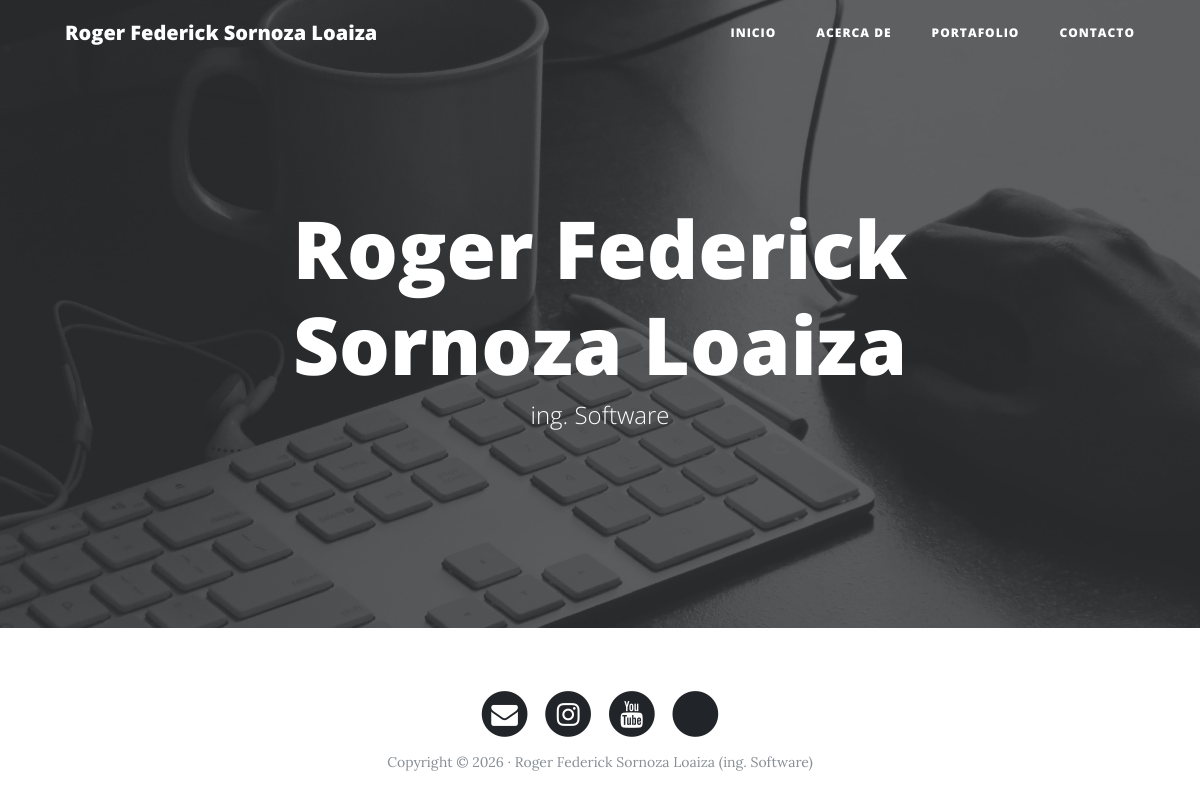
The page / on the database its author committed.
### core/models.py (models this page shows, shortened)
class Persona(models.Model):
    nombres = models.CharField(max_length=100, verbose_name="Nombres")
    apellidos = models.CharField(max_length=100, verbose_name="Apellidos")
    direccion = models.CharField(max_length=200, verbose_name="Dirección")
    telefono = models.CharField(max_length=20, verbose_name="Teléfono")
    titulo_academico = models.CharField(max_length=150, verbose_name="Título académico")
    biografia = models.TextField(verbose_name="Biografía")
    correo_electronico = models.EmailField(verbose_name="Correo electrónico")
    dedicacion = models.CharField(max_length=100, verbose_name="Dedicación Persona")
    class Meta:
        verbose_name = "Persona"
        verbose_name_plural = "Personas"

### core/views.py (the view)
# urls.py: 2. Add a URL to urlpatterns:  path('', views.home, name='home')
def home(request):
    return render(request, template_name='core/home.html', context={'persona': obtener_persona()})

### core/views.py (called while the page is built)
def obtener_persona():
    return Persona.objects.first()

### core/templates/core/home.html (shortened to what this page needs)
{% extends "core/base.html" %}
{% load static %}

### core/templates/core/base.html (shortened to what this page needs)
<!DOCTYPE html>
<html lang="es">
<head>
    {% load static %}
    <link href="{% static 'core/vendor/bootstrap/css/bootstrap.min.css' %}" rel="stylesheet">
    <link href="{% static 'core/vendor/font-awesome/css/font-awesome.min.css' %}" rel="stylesheet" type="text/css">
    <link href="{% static 'core/css/clean-blog.min.css' %}" rel="stylesheet">
</head>
<body>
    <nav class="navbar navbar-expand-lg navbar-light fixed-top" id="mainNav">
        <div class="container">
            <a class="navbar-brand" href="{% url 'home' %}">{{ persona.nombres }} {{ persona.apellidos }}</a>
            <div class="collapse navbar-collapse" id="navbarResponsive">
              <ul class="navbar-nav ml-auto">
                <li class="nav-item">
                  <a class="nav-link" href="{% url 'home' %}">Inicio</a>
                </li>
                <li class="nav-item">
                  <a class="nav-link" href="{% url 'about' %}">Acerca de</a>
                </li>
                <li class="nav-item">
                  <a class="nav-link" href="{% url 'portafolio' %}">Portafolio</a>
                </li>
                <li class="nav-item">
                  <a class="nav-link" href="{% url 'contacto' %}">Contacto</a>
                </li>
              </ul>
            </div>
          </div>
    </nav>
    <header class="masthead" style="background-image: url('{% block header_image %}{% static 'core/img/home-bg.jpg' %}{% endblock %}')">
      <div class="overlay"></div>
      <div class="container">
        <div class="row">
          <div class="col-lg-8 col-md-10 mx-auto">
            <div class="site-heading">
              <h1>{% block header_title %}{{ persona.nombres }} {{ persona.apellidos }}{% endblock %}</h1>
              <span class="subheading">{% block header_subtitle %}{{ persona.titulo_academico }}{% endblock %}</span>
            </div>
          </div>
        </div>
      </div>
    </header>
    <footer>
        <div class="container">
            <div class="row">
                <div class="col-lg-8 col-md-10 mx-auto">
                    <ul class="list-inline text-center">
                        <li class="list-inline-item">
                            <a href="mailto:{{ persona.correo_electronico }}">
                                <span class="fa-stack fa-lg">
                                    <i class="fa fa-circle fa-stack-2x"></i>
                                    <i class="fa fa-envelope fa-stack-1x fa-inverse"></i>
                                </span>
                            </a>
                        </li>
                        <li class="list-inline-item">
                            <a href="https://www.instagram.com/roger_sor1216/">
                               <span class="fa-stack fa-lg">
                    <i class="fa fa-circle fa-stack-2x"></i>
                    <i class="fa fa-instagram fa-stack-1x fa-inverse"></i>
                                </span>
                            </a>
                        </li>
                        <li class="list-inline-item">
                            <a href="https://www.youtube.com/@rogersornoza5099">
                  <span class="fa-stack fa-lg">
                    <i class="fa fa-circle fa-stack-2x"></i>
                    <i class="fa fa-youtube fa-stack-1x fa-inverse"></i>
                                </span>
                            </a>
                        </li>
                        <li class="list-inline-item">
                           <a href="https://www.tiktok.com/@rooogeerrrr?lang=es-419">
                  <span class="fa-stack fa-lg">
                    <i class="fa fa-circle fa-stack-2x"></i>
                                </span>
                            </a>
                        </li>
                    </ul>
                    <p class="copyright text-muted">Copyright &copy; 2026 · {{ persona.nombres }} {{ persona.apellidos }} ({{ persona.titulo_academico }})</p>
                </div>
            </div>
        </div>
    </footer>
</body>
</html>

### rows shown on the page
Persona: nombres "Roger Federick", apellidos "Sornoza Loaiza", titulo_academico "ing. Software"
